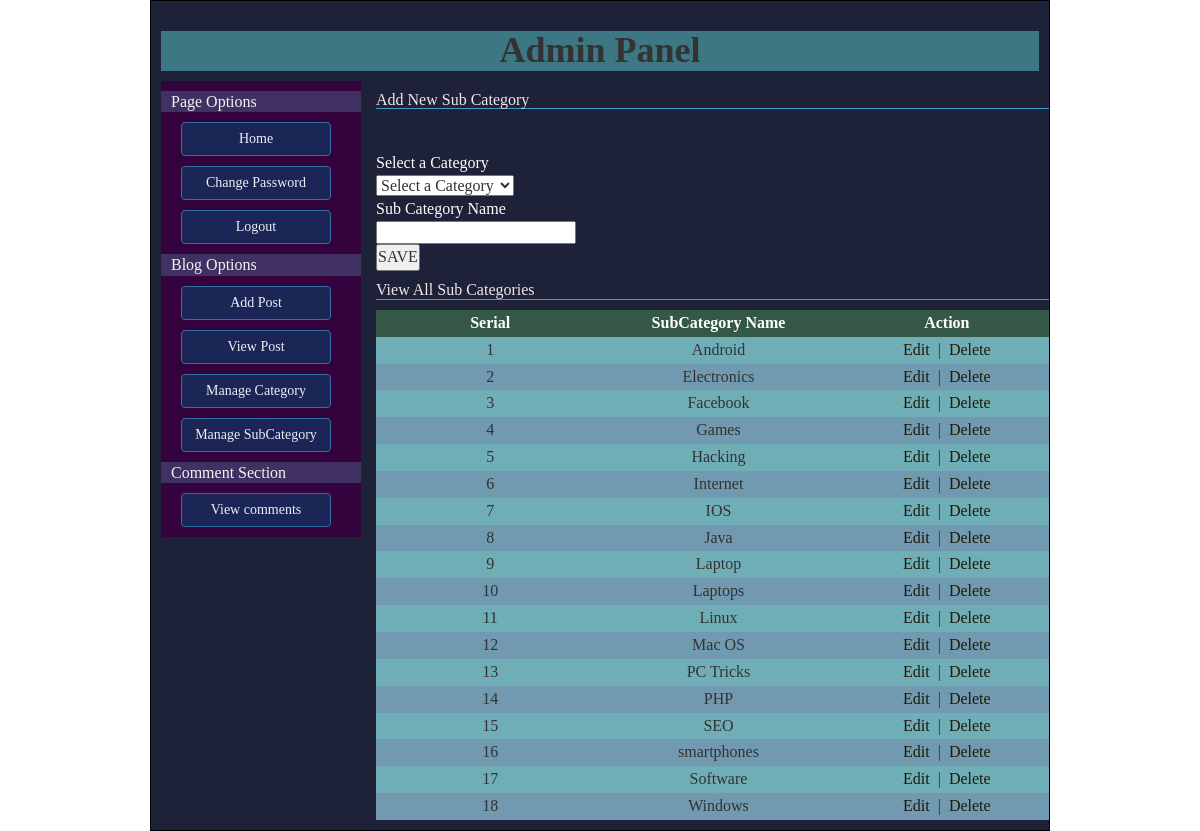
The app's page /admin/manage-subcategory.php (signed in) with its own data.
### tables this page shows
CREATE TABLE `sub_category` (
  `id` int(11) NOT NULL,
  `sub_cat_name` varchar(255) NOT NULL,
  `cat_id` int(11) NOT NULL
);

### admin/manage-subcategory.php (the view, shortened to what this page needs)
<?php include("header.php"); ?>
<h2>Add New Sub Category</h2>
<p>&nbsp;</p>
<form action="" method="post">
    <table class="tbl1">
        <tr><td style="color: #ffffff">Select a Category</td></tr>
        <tr>
            <td>
                <select name="cat_id">
                    <option value="">Select a Category</option>
                </select>
            </td>
        </tr>
        <tr>
            <td style="color: #ffffff">Sub Category Name</td>
        </tr>
        <tr>
            <td><input class="short" type="text" name="sub_cat_name"></td>
        </tr>
        <tr>
            <td><input type="submit" value="SAVE" name="form1"></td>
        </tr>
    </table>
</form>
<h2>View  All Sub Categories</h2>
<table class="tbl2" width="100%">
    <tr>
        <th width="20%" style="text-align: center">Serial</th>
        <th width="20%" style="text-align: center">SubCategory Name</th>
        <th width="20%" style="text-align: center">Action</th>
    </tr>
    <?php
    $i = 0;
    $statement = $db->prepare("SELECT * FROM sub_category ORDER BY sub_cat_name ASC");
    $statement->execute();
    $result = $statement->fetchAll(PDO::FETCH_ASSOC);
    foreach ($result as $row) {
        $i++;
        ?>
        <tr>
            <td><?php echo $i; ?></td>
            <td><?php echo $row['sub_cat_name']; ?></td>
            <td>
                <a class="fancybox" href="#inline<?php echo $i; ?>">Edit</a>
                &nbsp;|&nbsp;
                <a onclick='return confirmDelete();' href="manage-subcategory.php?id=<?php echo $row['id']; ?>">Delete</a></td>
        </tr>
        <?php
    }
    ?>
</table>
<?php include("footer.php"); ?>

### css/style-admin.css (style rules this page uses)
* { padding: 0; margin: 0; }
body, input, textarea, select { font-family: 'Times New Roman', arial; font-size: 16px; }
input[type='submit'] { cursor: pointer; }
input.short[type='text'], input.short[type='password'] { width: 200px; }
table.tbl1 { margin-top: 10px; }
table.tbl1 tr td input[type='text'] { height: 23px; line-height: 23px; }
table.tbl2 { margin-top: 10px; }
table.tbl2 tr th, table.tbl2 tr td { padding: 2px; }
table.tbl2 tr td { text-align: center; }
table.tbl2 tr th { background-color: #41714dad; color: #fff; }
table.tbl2 tr:nth-child(2n+1) td { background-color: #7199af; }
table.tbl2 tr:nth-child(2n) td { background-color: #70aeb7; }
table.tbl2 tr td a { color: #1f1a06; text-decoration: none; }
#content h2 { font-size: 16px; color: #f3e6e6; border-bottom: 1px solid #3d9ccd; margin-top: 10px; }

### records on screen
sub_category: sub_cat_name "Android"
sub_category: sub_cat_name "Electronics"
sub_category: sub_cat_name "Facebook"
sub_category: sub_cat_name "Games"
sub_category: sub_cat_name "Hacking"
sub_category: sub_cat_name "Internet"
sub_category: sub_cat_name "IOS"
sub_category: sub_cat_name "Java"
sub_category: sub_cat_name "Laptop"
sub_category: sub_cat_name "Laptops"
sub_category: sub_cat_name "Linux"
sub_category: sub_cat_name "Mac OS"
sub_category: sub_cat_name "PC Tricks"
sub_category: sub_cat_name "PHP"
sub_category: sub_cat_name "SEO"
sub_category: sub_cat_name "smartphones"
sub_category: sub_cat_name "Software"
sub_category: sub_cat_name "Windows"
